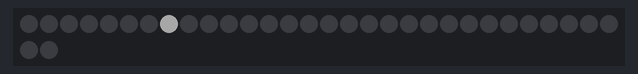
Recording of a sketch running on a simulated Arduino Uno, built with avr-gcc and run on an emulated ATmega328P. Shown: 32 RGB LEDs in strip order, left to right, continuing on the next row. Dim RGB values are drawn brighter than linear; random numbers use the default seed unless the sketch sets one.

Above: at 0.15 s.
At 16.14 s:
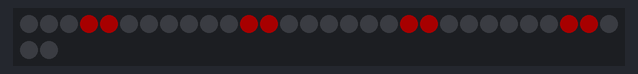
At 32.17 s:
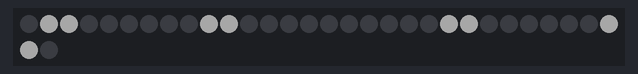

The sketch:

NeoPixel_Goggles.ino
```cpp
// NeoPixel Goggles
// Modified by Joshua Padgett July, 2014 to allow for variable strip length and array of colors
// Original code: Adafruit's Kaleidoscope Eyes https://learn.adafruit.com/kaleidoscope-eyes-neopixel-led-goggles-trinket-gemma/software

// Requires Adafruit's Neopixel Library
#include <Adafruit_NeoPixel.h>

#define PIN 0
#define STRIPLEN 32

Adafruit_NeoPixel pixels = Adafruit_NeoPixel(STRIPLEN, PIN);

uint8_t  mode   = 0, // Current animation effect
         offset = 0; // Position of spinny eyes
int      colorswitch = 0, // First color selection
         colorcount = 2; // 3 colors, array zero based

uint32_t color[]  = {0xFF0000, 0xFFFFFF, 0x0000FF}; // R->W->B for Independence Day, Start red
uint32_t prevTime;

void setup() {
  pixels.begin();
  pixels.setBrightness(42); // 1/6 brightness
  prevTime = millis();
}

void loop() {
  uint8_t  i;
  uint32_t t;

  switch(mode) {

   case 0: // Random sparks - just one LED on at a time!
    i = random(STRIPLEN);
    pixels.setPixelColor(i, color[random(0,colorcount+1)]); // Random max is -1
    pixels.show();
    delay(10);
    pixels.setPixelColor(i, 0);
    break;

   case 1: // Spinny wheels (8 LEDs on at a time)
    for(i=0; i<STRIPLEN; i++) {
      uint32_t c = 0;
      if(((offset + i) & 7) < 2) c = color[colorswitch]; // 4 pixels on...
      pixels.setPixelColor(i, c); // First eye
      pixels.setPixelColor((STRIPLEN-1)-i, c); // Second eye (flipped)
    }
    pixels.show();
    offset++;
    delay(50);
    break;
  }

  t = millis();
  if((t - prevTime) > 8000) {      // Every 8 seconds...
    mode++;                        // Next mode
    if(mode > 1) {                 // End of modes?
      mode = 0;                    // Start modes over
      colorswitch++;               // Next color
      if(colorswitch > colorcount) colorswitch = 0; // Reset to first
    }
    for(i=0; i<STRIPLEN; i++) pixels.setPixelColor(i, 0);
    prevTime = t;
  }
}
```
